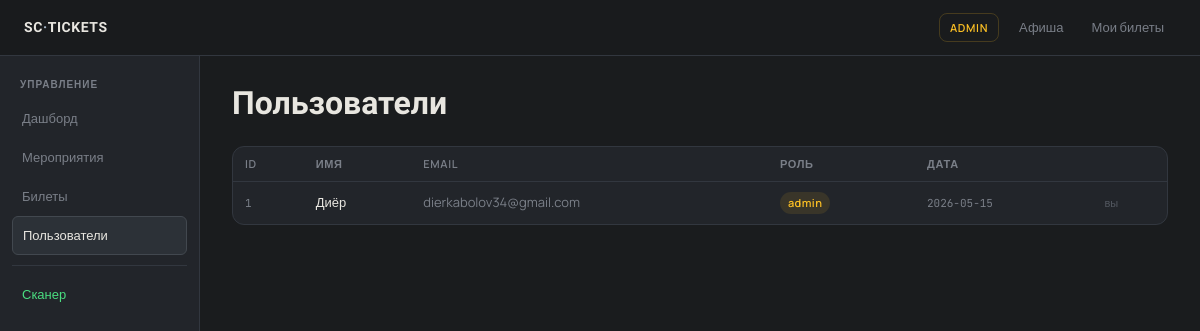
Page /admin/users (signed in) on the committed database.
### tables this page shows
CREATE TABLE users (
                id INTEGER PRIMARY KEY AUTOINCREMENT,
                username TEXT UNIQUE NOT NULL,
                email TEXT UNIQUE NOT NULL,
                password_hash TEXT NOT NULL,
                role TEXT DEFAULT 'user',
                is_verified INTEGER DEFAULT 0,
                verify_token TEXT,
                created_at TIMESTAMP DEFAULT CURRENT_TIMESTAMP
            );

### admin.py (the view)
@admin.route("/users")
@admin_required
def users_list():
    users = get_all_users()
    return render_template("admin/users.html", users=users)

### auth.py (called while the page is built)
def admin_required(f):
    @wraps(f)
    def decorated(*args, **kwargs):
        if "user_id" not in session:
            flash("Войдите в аккаунт", "error")
            return redirect(url_for("auth.login_page"))
        if session.get("role") != "admin":
            flash("Доступ запрещён", "error")
            return redirect(url_for("events.index"))
        return f(*args, **kwargs)
    return decorated

### database.py (called while the page is built)
@contextmanager
def get_db():
    conn = sqlite3.connect(DB_PATH)
    conn.row_factory = sqlite3.Row
    try:
        yield conn
    finally:
        conn.close()

def get_all_users():
    with get_db() as conn:
        cursor = conn.cursor()
        cursor.execute("SELECT id, username, email, role, created_at FROM users ORDER BY created_at DESC")
        return [dict(row) for row in cursor.fetchall()]

### templates/admin/users.html (shortened to what this page needs)
{% extends "admin/base_admin.html" %}
{% block admin_content %}
<h1 class="page-title" style="margin-bottom:24px">Пользователи</h1>
<div class="card" style="padding:0;overflow:hidden">
  <div class="table-wrap">
    <table>
      <thead>
        <tr>
          <th>ID</th>
          <th>Имя</th>
          <th>Email</th>
          <th>Роль</th>
          <th>Дата</th>
          <th></th>
        </tr>
      </thead>
      <tbody>
        {% for user in users %}
          <tr>
            <td><span class="mono">{{ user.id }}</span></td>
            <td style="font-weight:500">{{ user.username }}</td>
            <td style="color:var(--muted)">{{ user.email }}</td>
            <td>
              {% if user.role == 'admin' %}
                <span class="badge badge-warn">admin</span>
              {% else %}
                <span class="badge badge-dim">user</span>
              {% endif %}
            </td>
            <td><span class="mono">{{ user.created_at[:10] }}</span></td>
            <td>
              {% if user.id != session.user_id %}
                <div style="display:flex;gap:6px">
                  <form action="{{ url_for('admin.toggle_admin', user_id=user.id) }}" method="POST">
                    <input type="hidden" name="csrf_token" value="{{ csrf_token() }}">
                    <button type="submit" class="btn btn-ghost btn-sm">
                      {% if user.role == 'admin' %}→ user{% else %}→ admin{% endif %}
                    </button>
                  </form>
                  <form action="{{ url_for('admin.delete_user_route', user_id=user.id) }}" method="POST"
                        onsubmit="return confirm('Удалить {{ user.username }}?')">
                    <input type="hidden" name="csrf_token" value="{{ csrf_token() }}">
                    <button type="submit" class="btn btn-danger btn-sm">Удалить</button>
                  </form>
                </div>
              {% else %}
                <span style="font-size:11px;color:var(--muted2)">вы</span>
              {% endif %}
            </td>
          </tr>
        {% else %}
          <tr><td colspan="6" style="text-align:center;color:var(--muted);padding:40px">Пользователей нет</td></tr>
        {% endfor %}
      </tbody>
    </table>
  </div>
</div>
{% endblock %}

### templates/base.html (style rules this page uses)
*, *::before, *::after { box-sizing: border-box; margin: 0; padding: 0; }
:root { --bg: #1a1c1e; --surface: #22252a; --surface2: #2a2e34; --border: #32373f; --border2: #42484f; --text: #e8e6e0; --muted: #7a7f88; --muted2: #52575f; --accent: #a8b8c8; --accent-dim: rgba(168,184,200,0.08); --ok: #4ade80; --ok-bg: rgba(74,222,128,0.08); --err: #f87171; --err-bg: rgba(248,113,113,0.08); --warn: #fbbf24; --radius: 12px; --radius-sm: 8px; --card-bg: #fdfdf5; --card-text: #2a2a2a; --card-muted: #6a6a7a; --card-accent: #a898e0; --card-accent2: #c8c0f0; }
html { scroll-behavior: smooth; }
body { background: var(--bg); color: var(--text); font-family: 'Manrope', sans-serif; min-height: 100dvh; line-height: 1.6; }
.page-title { font-family: 'Unbounded', sans-serif; font-size: clamp(22px, 5vw, 32px); font-weight: 600; line-height: 1.2; margin-bottom: 8px; }
.card { background: var(--surface); border: 1px solid var(--border); border-radius: var(--radius); padding: 24px; }
.badge { display: inline-block; padding: 2px 8px; border-radius: 20px; font-size: 11px; font-weight: 600; letter-spacing: 0.04em; }
.badge-warn { background: rgba(251,191,36,0.1); color: var(--warn); }
.table-wrap { overflow-x: auto; }
table { width: 100%; border-collapse: collapse; font-size: 13px; }
th { text-align: left; padding: 8px 12px; font-size: 11px; font-weight: 600; letter-spacing: 0.06em; text-transform: uppercase; color: var(--muted); border-bottom: 1px solid var(--border); }
td { padding: 10px 12px; border-bottom: 1px solid var(--border); color: var(--text); vertical-align: middle; }
tr:last-child td { border-bottom: none; }
.mono { font-family: 'JetBrains Mono', monospace; font-size: 11px; color: var(--muted); }

### rows in the picture
users: id "1", username "Диёр", email "dierkabolov34@gmail.com", role "admin", created_at "2026-05-15", shows "вы"
